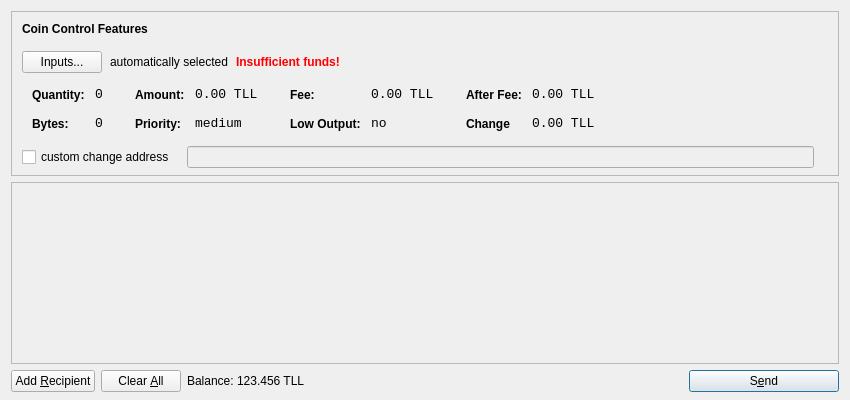
<?xml version="1.0" encoding="UTF-8"?>
<ui version="4.0">
 <class>SendCoinsDialog</class>
 <widget class="QDialog" name="SendCoinsDialog">
  <property name="geometry">
   <rect>
    <x>0</x>
    <y>0</y>
    <width>850</width>
    <height>400</height>
   </rect>
  </property>
  <property name="windowTitle">
   <string>Send Coins</string>
  </property>
  <layout class="QVBoxLayout" name="verticalLayout" stretch="0,1,0">
   <property name="bottomMargin">
    <number>8</number>
   </property>
   <item>
    <widget class="QFrame" name="frameCoinControl">
     <property name="sizePolicy">
      <sizepolicy hsizetype="Expanding" vsizetype="Expanding">
       <horstretch>0</horstretch>
       <verstretch>0</verstretch>
      </sizepolicy>
     </property>
     <property name="maximumSize">
      <size>
       <width>16777215</width>
       <height>16777215</height>
      </size>
     </property>
     <property name="frameShape">
      <enum>QFrame::StyledPanel</enum>
     </property>
     <property name="frameShadow">
      <enum>QFrame::Sunken</enum>
     </property>
     <layout class="QVBoxLayout" name="verticalLayoutCoinControl2">
      <property name="spacing">
       <number>-1</number>
      </property>
      <property name="leftMargin">
       <number>0</number>
      </property>
      <property name="topMargin">
       <number>0</number>
      </property>
      <property name="rightMargin">
       <number>0</number>
      </property>
      <property name="bottomMargin">
       <number>6</number>
      </property>
      <item>
       <layout class="QVBoxLayout" name="verticalLayoutCoinControl" stretch="0,0,0,0,1">
        <property name="spacing">
         <number>0</number>
        </property>
        <property name="leftMargin">
         <number>10</number>
        </property>
        <property name="topMargin">
         <number>10</number>
        </property>
        <item>
         <layout class="QHBoxLayout" name="horizontalLayoutCoinControl1">
          <property name="bottomMargin">
           <number>15</number>
          </property>
          <item>
           <widget class="QLabel" name="labelCoinControlFeatures">
            <property name="sizePolicy">
             <sizepolicy hsizetype="Preferred" vsizetype="Maximum">
              <horstretch>0</horstretch>
              <verstretch>0</verstretch>
             </sizepolicy>
            </property>
            <property name="font">
             <font>
              <weight>75</weight>
              <bold>true</bold>
             </font>
            </property>
            <property name="styleSheet">
             <string notr="true">font-weight:bold;</string>
            </property>
            <property name="text">
             <string>Coin Control Features</string>
            </property>
           </widget>
          </item>
         </layout>
        </item>
        <item>
         <layout class="QHBoxLayout" name="horizontalLayoutCoinControl2" stretch="0,0,0,0">
          <property name="spacing">
           <number>8</number>
          </property>
          <property name="bottomMargin">
           <number>10</number>
          </property>
          <item>
           <widget class="QPushButton" name="pushButtonCoinControl">
            <property name="styleSheet">
             <string notr="true"/>
            </property>
            <property name="text">
             <string>Inputs...</string>
            </property>
           </widget>
          </item>
          <item>
           <widget class="QLabel" name="labelCoinControlAutomaticallySelected">
            <property name="text">
             <string>automatically selected</string>
            </property>
            <property name="margin">
             <number>5</number>
            </property>
           </widget>
          </item>
          <item>
           <widget class="QLabel" name="labelCoinControlInsuffFunds">
            <property name="font">
             <font>
              <weight>75</weight>
              <bold>true</bold>
             </font>
            </property>
            <property name="styleSheet">
             <string notr="true">color:red;font-weight:bold;</string>
            </property>
            <property name="text">
             <string>Insufficient funds!</string>
            </property>
            <property name="margin">
             <number>5</number>
            </property>
           </widget>
          </item>
          <item>
           <spacer name="horizontalSpacerCoinControl">
            <property name="orientation">
             <enum>Qt::Horizontal</enum>
            </property>
            <property name="sizeHint" stdset="0">
             <size>
              <width>40</width>
              <height>1</height>
             </size>
            </property>
           </spacer>
          </item>
         </layout>
        </item>
        <item>
         <widget class="QWidget" name="widgetCoinControl" native="true">
          <property name="sizePolicy">
           <sizepolicy hsizetype="Preferred" vsizetype="Preferred">
            <horstretch>0</horstretch>
            <verstretch>0</verstretch>
           </sizepolicy>
          </property>
          <property name="minimumSize">
           <size>
            <width>0</width>
            <height>0</height>
           </size>
          </property>
          <property name="styleSheet">
           <string notr="true"/>
          </property>
          <layout class="QHBoxLayout" name="horizontalLayoutCoinControl5">
           <property name="margin">
            <number>0</number>
           </property>
           <item>
            <layout class="QHBoxLayout" name="horizontalLayoutCoinControl3" stretch="0,0,0,1">
             <property name="spacing">
              <number>20</number>
             </property>
             <property name="topMargin">
              <number>0</number>
             </property>
             <property name="bottomMargin">
              <number>10</number>
             </property>
             <item>
              <layout class="QFormLayout" name="formLayoutCoinControl1">
               <property name="horizontalSpacing">
                <number>10</number>
               </property>
               <property name="verticalSpacing">
                <number>14</number>
               </property>
               <property name="leftMargin">
                <number>10</number>
               </property>
               <property name="topMargin">
                <number>4</number>
               </property>
               <property name="rightMargin">
                <number>6</number>
               </property>
               <item row="0" column="0">
                <widget class="QLabel" name="labelCoinControlQuantityText">
                 <property name="styleSheet">
                  <string notr="true">font-weight:bold;</string>
                 </property>
                 <property name="text">
                  <string>Quantity:</string>
                 </property>
                 <property name="margin">
                  <number>0</number>
                 </property>
                </widget>
               </item>
               <item row="0" column="1">
                <widget class="QLabel" name="labelCoinControlQuantity">
                 <property name="font">
                  <font>
                   <family>Monospace</family>
                   <pointsize>10</pointsize>
                  </font>
                 </property>
                 <property name="cursor">
                  <cursorShape>IBeamCursor</cursorShape>
                 </property>
                 <property name="contextMenuPolicy">
                  <enum>Qt::ActionsContextMenu</enum>
                 </property>
                 <property name="text">
                  <string>0</string>
                 </property>
                 <property name="margin">
                  <number>0</number>
                 </property>
                 <property name="textInteractionFlags">
                  <set>Qt::LinksAccessibleByMouse|Qt::TextSelectableByKeyboard|Qt::TextSelectableByMouse</set>
                 </property>
                </widget>
               </item>
               <item row="1" column="0">
                <widget class="QLabel" name="labelCoinControlBytesText">
                 <property name="styleSheet">
                  <string notr="true">font-weight:bold;</string>
                 </property>
                 <property name="text">
                  <string>Bytes:</string>
                 </property>
                </widget>
               </item>
               <item row="1" column="1">
                <widget class="QLabel" name="labelCoinControlBytes">
                 <property name="font">
                  <font>
                   <family>Monospace</family>
                   <pointsize>10</pointsize>
                  </font>
                 </property>
                 <property name="cursor">
                  <cursorShape>IBeamCursor</cursorShape>
                 </property>
                 <property name="contextMenuPolicy">
                  <enum>Qt::ActionsContextMenu</enum>
                 </property>
                 <property name="text">
                  <string>0</string>
                 </property>
                 <property name="textInteractionFlags">
                  <set>Qt::LinksAccessibleByMouse|Qt::TextSelectableByKeyboard|Qt::TextSelectableByMouse</set>
                 </property>
                </widget>
               </item>
              </layout>
             </item>
             <item>
              <layout class="QFormLayout" name="formLayoutCoinControl2">
               <property name="horizontalSpacing">
                <number>10</number>
               </property>
               <property name="verticalSpacing">
                <number>14</number>
               </property>
               <property name="leftMargin">
                <number>6</number>
               </property>
               <property name="topMargin">
                <number>4</number>
               </property>
               <property name="rightMargin">
                <number>6</number>
               </property>
               <item row="0" column="0">
                <widget class="QLabel" name="labelCoinControlAmountText">
                 <property name="styleSheet">
                  <string notr="true">font-weight:bold;</string>
                 </property>
                 <property name="text">
                  <string>Amount:</string>
                 </property>
                 <property name="margin">
                  <number>0</number>
                 </property>
                </widget>
               </item>
               <item row="0" column="1">
                <widget class="QLabel" name="labelCoinControlAmount">
                 <property name="font">
                  <font>
                   <family>Monospace</family>
                   <pointsize>10</pointsize>
                  </font>
                 </property>
                 <property name="cursor">
                  <cursorShape>IBeamCursor</cursorShape>
                 </property>
                 <property name="contextMenuPolicy">
                  <enum>Qt::ActionsContextMenu</enum>
                 </property>
                 <property name="text">
                  <string>0.00 TLL</string>
                 </property>
                 <property name="textInteractionFlags">
                  <set>Qt::LinksAccessibleByMouse|Qt::TextSelectableByKeyboard|Qt::TextSelectableByMouse</set>
                 </property>
                </widget>
               </item>
               <item row="1" column="0">
                <widget class="QLabel" name="labelCoinControlPriorityText">
                 <property name="styleSheet">
                  <string notr="true">font-weight:bold;</string>
                 </property>
                 <property name="text">
                  <string>Priority:</string>
                 </property>
                </widget>
               </item>
               <item row="1" column="1">
                <widget class="QLabel" name="labelCoinControlPriority">
                 <property name="font">
                  <font>
                   <family>Monospace</family>
                   <pointsize>10</pointsize>
                  </font>
                 </property>
                 <property name="cursor">
                  <cursorShape>IBeamCursor</cursorShape>
                 </property>
                 <property name="contextMenuPolicy">
                  <enum>Qt::ActionsContextMenu</enum>
                 </property>
                 <property name="text">
                  <string>medium</string>
                 </property>
                 <property name="textInteractionFlags">
                  <set>Qt::LinksAccessibleByMouse|Qt::TextSelectableByKeyboard|Qt::TextSelectableByMouse</set>
                 </property>
                </widget>
               </item>
              </layout>
             </item>
             <item>
              <layout class="QFormLayout" name="formLayoutCoinControl3">
               <property name="horizontalSpacing">
                <number>10</number>
               </property>
               <property name="verticalSpacing">
                <number>14</number>
               </property>
               <property name="leftMargin">
                <number>6</number>
               </property>
               <property name="topMargin">
                <number>4</number>
               </property>
               <property name="rightMargin">
                <number>6</number>
               </property>
               <item row="0" column="0">
                <widget class="QLabel" name="labelCoinControlFeeText">
                 <property name="styleSheet">
                  <string notr="true">font-weight:bold;</string>
                 </property>
                 <property name="text">
                  <string>Fee:</string>
                 </property>
                 <property name="margin">
                  <number>0</number>
                 </property>
                </widget>
               </item>
               <item row="0" column="1">
                <widget class="QLabel" name="labelCoinControlFee">
                 <property name="font">
                  <font>
                   <family>Monospace</family>
                   <pointsize>10</pointsize>
                  </font>
                 </property>
                 <property name="cursor">
                  <cursorShape>IBeamCursor</cursorShape>
                 </property>
                 <property name="contextMenuPolicy">
                  <enum>Qt::ActionsContextMenu</enum>
                 </property>
                 <property name="text">
                  <string>0.00 TLL</string>
                 </property>
                 <property name="textInteractionFlags">
                  <set>Qt::LinksAccessibleByMouse|Qt::TextSelectableByKeyboard|Qt::TextSelectableByMouse</set>
                 </property>
                </widget>
               </item>
               <item row="1" column="0">
                <widget class="QLabel" name="labelCoinControlLowOutputText">
                 <property name="styleSheet">
                  <string notr="true">font-weight:bold;</string>
                 </property>
                 <property name="text">
                  <string>Low Output:</string>
                 </property>
                </widget>
               </item>
               <item row="1" column="1">
                <widget class="QLabel" name="labelCoinControlLowOutput">
                 <property name="font">
                  <font>
                   <family>Monospace</family>
                   <pointsize>10</pointsize>
                  </font>
                 </property>
                 <property name="cursor">
                  <cursorShape>IBeamCursor</cursorShape>
                 </property>
                 <property name="contextMenuPolicy">
                  <enum>Qt::ActionsContextMenu</enum>
                 </property>
                 <property name="text">
                  <string>no</string>
                 </property>
                 <property name="textInteractionFlags">
                  <set>Qt::LinksAccessibleByMouse|Qt::TextSelectableByKeyboard|Qt::TextSelectableByMouse</set>
                 </property>
                </widget>
               </item>
              </layout>
             </item>
             <item>
              <layout class="QFormLayout" name="formLayoutCoinControl4">
               <property name="horizontalSpacing">
                <number>10</number>
               </property>
               <property name="verticalSpacing">
                <number>14</number>
               </property>
               <property name="leftMargin">
                <number>6</number>
               </property>
               <property name="topMargin">
                <number>4</number>
               </property>
               <property name="rightMargin">
                <number>6</number>
               </property>
               <item row="0" column="0">
                <widget class="QLabel" name="labelCoinControlAfterFeeText">
                 <property name="styleSheet">
                  <string notr="true">font-weight:bold;</string>
                 </property>
                 <property name="text">
                  <string>After Fee:</string>
                 </property>
                 <property name="margin">
                  <number>0</number>
                 </property>
                </widget>
               </item>
               <item row="0" column="1">
                <widget class="QLabel" name="labelCoinControlAfterFee">
                 <property name="font">
                  <font>
                   <family>Monospace</family>
                   <pointsize>10</pointsize>
                  </font>
                 </property>
                 <property name="cursor">
                  <cursorShape>IBeamCursor</cursorShape>
                 </property>
                 <property name="contextMenuPolicy">
                  <enum>Qt::ActionsContextMenu</enum>
                 </property>
                 <property name="text">
                  <string>0.00 TLL</string>
                 </property>
                 <property name="textInteractionFlags">
                  <set>Qt::LinksAccessibleByMouse|Qt::TextSelectableByKeyboard|Qt::TextSelectableByMouse</set>
                 </property>
                </widget>
               </item>
               <item row="1" column="0">
                <widget class="QLabel" name="labelCoinControlChangeText">
                 <property name="styleSheet">
                  <string notr="true">font-weight:bold;</string>
                 </property>
                 <property name="text">
                  <string>Change</string>
                 </property>
                </widget>
               </item>
               <item row="1" column="1">
                <widget class="QLabel" name="labelCoinControlChange">
                 <property name="font">
                  <font>
                   <family>Monospace</family>
                   <pointsize>10</pointsize>
                  </font>
                 </property>
                 <property name="cursor">
                  <cursorShape>IBeamCursor</cursorShape>
                 </property>
                 <property name="contextMenuPolicy">
                  <enum>Qt::ActionsContextMenu</enum>
                 </property>
                 <property name="text">
                  <string>0.00 TLL</string>
                 </property>
                 <property name="textInteractionFlags">
                  <set>Qt::LinksAccessibleByMouse|Qt::TextSelectableByKeyboard|Qt::TextSelectableByMouse</set>
                 </property>
                </widget>
               </item>
              </layout>
             </item>
            </layout>
           </item>
          </layout>
         </widget>
        </item>
        <item>
         <layout class="QHBoxLayout" name="horizontalLayoutCoinControl4" stretch="0,0,0">
          <property name="spacing">
           <number>12</number>
          </property>
          <property name="sizeConstraint">
           <enum>QLayout::SetDefaultConstraint</enum>
          </property>
          <property name="topMargin">
           <number>5</number>
          </property>
          <property name="rightMargin">
           <number>5</number>
          </property>
          <item>
           <widget class="QCheckBox" name="checkBoxCoinControlChange">
            <property name="text">
             <string>custom change address</string>
            </property>
           </widget>
          </item>
          <item>
           <widget class="QLineEdit" name="lineEditCoinControlChange">
            <property name="enabled">
             <bool>false</bool>
            </property>
            <property name="sizePolicy">
             <sizepolicy hsizetype="Expanding" vsizetype="Fixed">
              <horstretch>0</horstretch>
              <verstretch>0</verstretch>
             </sizepolicy>
            </property>
           </widget>
          </item>
          <item>
           <widget class="QLabel" name="labelCoinControlChangeLabel">
            <property name="sizePolicy">
             <sizepolicy hsizetype="Preferred" vsizetype="Expanding">
              <horstretch>0</horstretch>
              <verstretch>0</verstretch>
             </sizepolicy>
            </property>
            <property name="minimumSize">
             <size>
              <width>0</width>
              <height>0</height>
             </size>
            </property>
            <property name="text">
             <string/>
            </property>
            <property name="margin">
             <number>3</number>
            </property>
           </widget>
          </item>
         </layout>
        </item>
        <item>
         <spacer name="verticalSpacerCoinControl">
          <property name="orientation">
           <enum>Qt::Vertical</enum>
          </property>
          <property name="sizeHint" stdset="0">
           <size>
            <width>800</width>
            <height>1</height>
           </size>
          </property>
         </spacer>
        </item>
       </layout>
      </item>
     </layout>
    </widget>
   </item>
   <item>
    <widget class="QScrollArea" name="scrollArea">
     <property name="widgetResizable">
      <bool>true</bool>
     </property>
     <widget class="QWidget" name="scrollAreaWidgetContents">
      <property name="geometry">
       <rect>
        <x>0</x>
        <y>0</y>
        <width>830</width>
        <height>165</height>
       </rect>
      </property>
      <layout class="QVBoxLayout" name="verticalLayout_2">
       <property name="margin">
        <number>0</number>
       </property>
       <item>
        <layout class="QVBoxLayout" name="entries">
         <property name="spacing">
          <number>6</number>
         </property>
        </layout>
       </item>
       <item>
        <spacer name="verticalSpacer">
         <property name="orientation">
          <enum>Qt::Vertical</enum>
         </property>
         <property name="sizeHint" stdset="0">
          <size>
           <width>20</width>
           <height>40</height>
          </size>
         </property>
        </spacer>
       </item>
      </layout>
     </widget>
    </widget>
   </item>
   <item>
    <layout class="QHBoxLayout" name="horizontalLayout">
     <item>
      <widget class="QPushButton" name="addButton">
       <property name="toolTip">
        <string>Send to multiple recipients at once</string>
       </property>
       <property name="text">
        <string>Add &amp;Recipient</string>
       </property>
       <property name="autoDefault">
        <bool>false</bool>
       </property>
      </widget>
     </item>
     <item>
      <widget class="QPushButton" name="clearButton">
       <property name="sizePolicy">
        <sizepolicy hsizetype="Minimum" vsizetype="Fixed">
         <horstretch>0</horstretch>
         <verstretch>0</verstretch>
        </sizepolicy>
       </property>
       <property name="toolTip">
        <string>Remove all transaction fields</string>
       </property>
       <property name="text">
        <string>Clear &amp;All</string>
       </property>
       <property name="autoRepeatDelay">
        <number>300</number>
       </property>
       <property name="autoDefault">
        <bool>false</bool>
       </property>
      </widget>
     </item>
     <item>
      <layout class="QHBoxLayout" name="horizontalLayout_2">
       <property name="spacing">
        <number>3</number>
       </property>
       <item>
        <widget class="QLabel" name="label">
         <property name="sizePolicy">
          <sizepolicy hsizetype="Preferred" vsizetype="Fixed">
           <horstretch>0</horstretch>
           <verstretch>0</verstretch>
          </sizepolicy>
         </property>
         <property name="text">
          <string>Balance:</string>
         </property>
        </widget>
       </item>
       <item>
        <widget class="QLabel" name="labelBalance">
         <property name="sizePolicy">
          <sizepolicy hsizetype="Preferred" vsizetype="Fixed">
           <horstretch>0</horstretch>
           <verstretch>0</verstretch>
          </sizepolicy>
         </property>
         <property name="cursor">
          <cursorShape>IBeamCursor</cursorShape>
         </property>
         <property name="text">
          <string>123.456 TLL</string>
         </property>
         <property name="textInteractionFlags">
          <set>Qt::LinksAccessibleByMouse|Qt::TextSelectableByKeyboard|Qt::TextSelectableByMouse</set>
         </property>
        </widget>
       </item>
      </layout>
     </item>
     <item>
      <spacer name="horizontalSpacer">
       <property name="orientation">
        <enum>Qt::Horizontal</enum>
       </property>
       <property name="sizeHint" stdset="0">
        <size>
         <width>40</width>
         <height>20</height>
        </size>
       </property>
      </spacer>
     </item>
     <item>
      <widget class="QPushButton" name="sendButton">
       <property name="minimumSize">
        <size>
         <width>150</width>
         <height>0</height>
        </size>
       </property>
       <property name="toolTip">
        <string>Confirm the send action</string>
       </property>
       <property name="text">
        <string>S&amp;end</string>
       </property>
       <property name="icon">
        <iconset resource="../bitcoin.qrc">
         <normaloff>:/icons/send</normaloff>:/icons/send</iconset>
       </property>
       <property name="default">
        <bool>true</bool>
       </property>
      </widget>
     </item>
    </layout>
   </item>
  </layout>
 </widget>
 <resources>
  <include location="../bitcoin.qrc"/>
 </resources>
 <connections/>
</ui>
